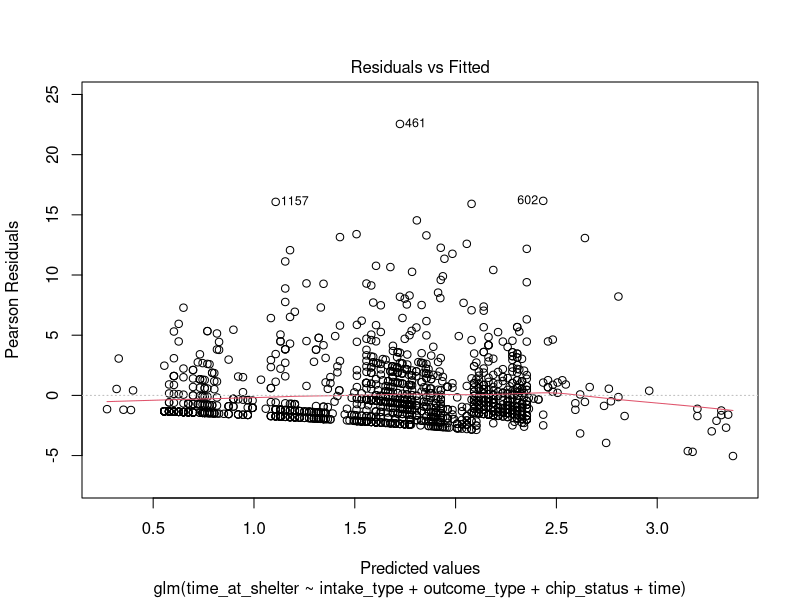
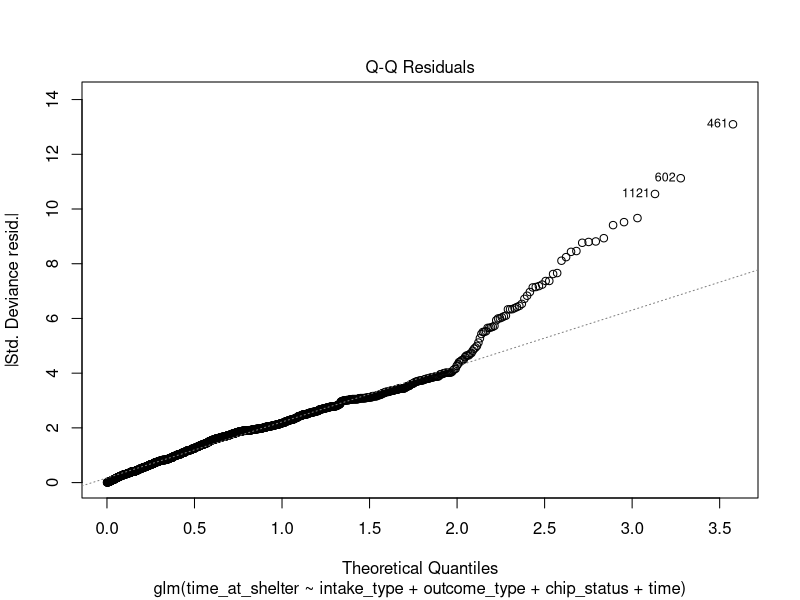
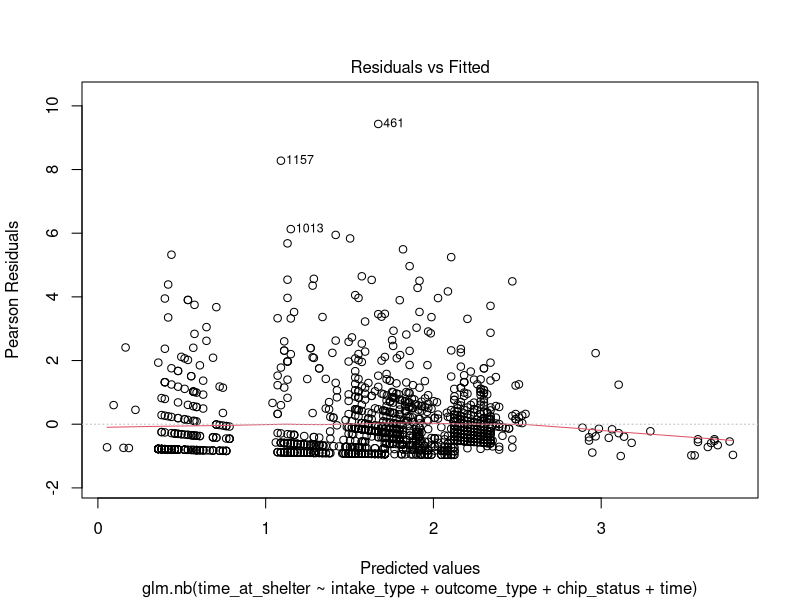
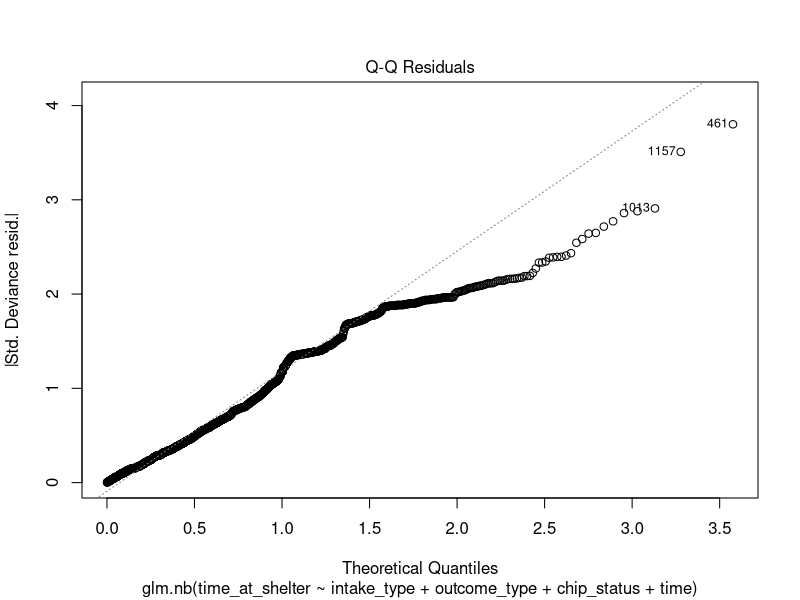
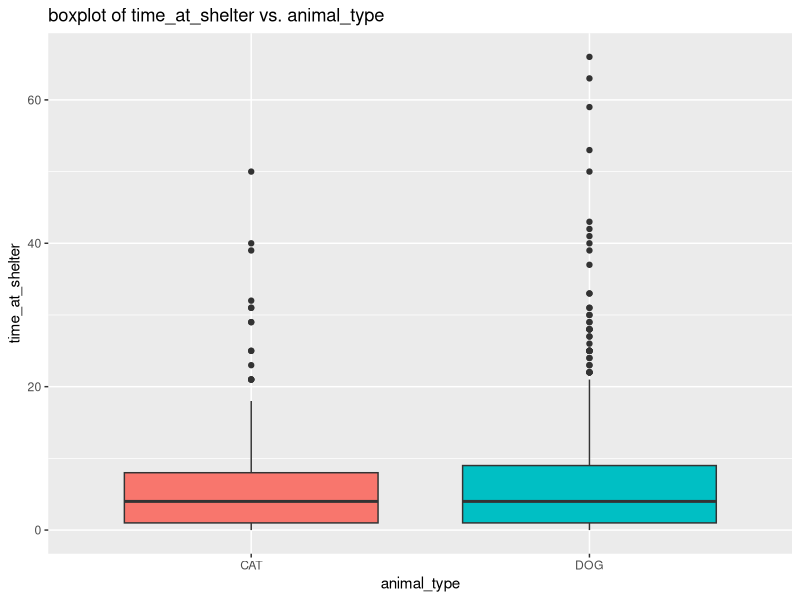
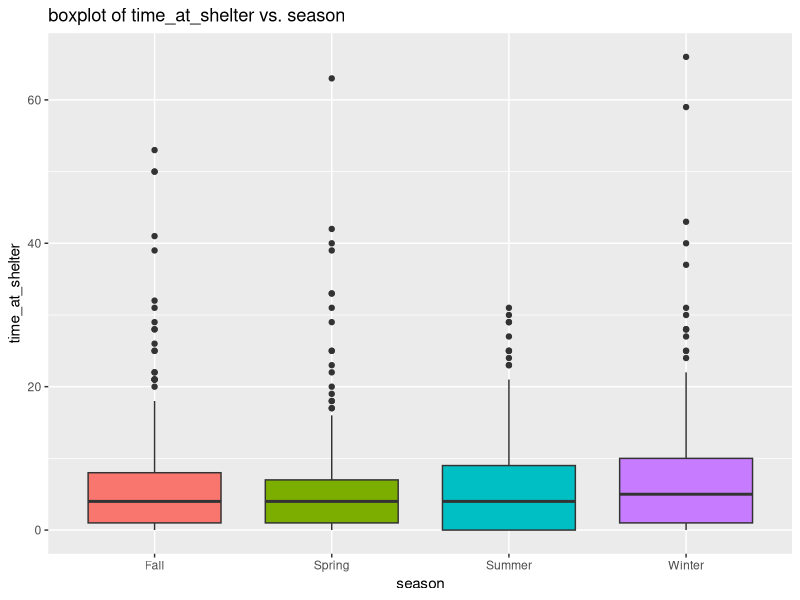
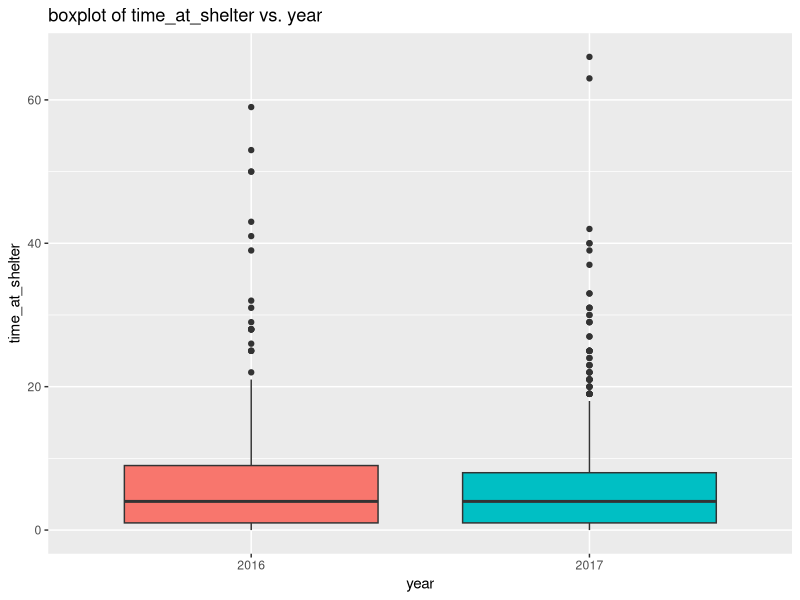
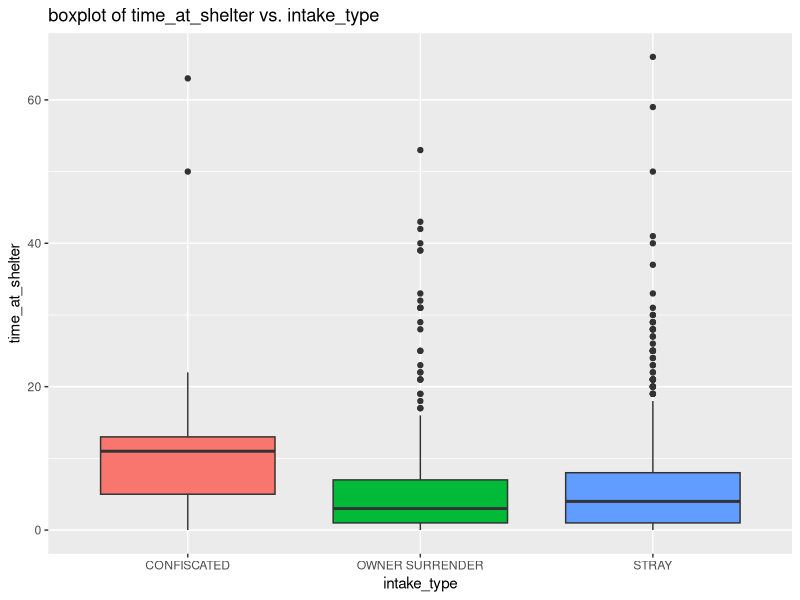

Source code (R) for these figures, in order:
## ---- chunk 1
library(dplyr)
library(MASS)
## ---- chunk 2
Animal <- read.csv("dataset16.csv")

Animal$year <- as.factor(Animal$year)
Animal$season <- ifelse(Animal$month %in% c(12, 1, 2), "Winter", Animal$month)
Animal$season <- ifelse(Animal$season %in% c(3, 4, 5), "Spring", Animal$season)
Animal$season <- ifelse(Animal$season %in% c(6, 7, 8), "Summer", Animal$season)
Animal$season <- ifelse(Animal$season %in% c(9, 10, 11), "Fall", Animal$season)
Animal$chip_status <- ifelse(Animal$chip_status == "SCAN CHIP", "Chip", "No Chip")
Animal <- subset(Animal, animal_type %in% c("CAT", "DOG"))
Animal$time <- Animal$month
Animal$time <- ifelse(Animal$year == 2017, Animal$month + 12, Animal$month)
## ---- chunk 3
# Full Model
poisson_model1 <- glm(time_at_shelter ~ animal_type + year + intake_type + outcome_type + chip_status + month, family = poisson, data = Animal)
summary(poisson_model1)
## ---- chunk 4
# Remove `animal_type`
poisson_model2 <- glm(time_at_shelter ~ year + intake_type + outcome_type + chip_status + month, family = poisson, data = Animal)
summary(poisson_model2)
## ---- chunk 5
# Include `time`
poisson_model3 <- glm(time_at_shelter ~ animal_type + intake_type + outcome_type + chip_status + time, family = poisson, data = Animal)
summary(poisson_model3)
## ---- chunk 6
# Remove `animal_type`
poisson_model4 <- glm(time_at_shelter ~ intake_type + outcome_type + chip_status + time, family = poisson, data = Animal)
summary(poisson_model4)
## ---- chunk 7
# Step Selection for Final Model
null.model <- glm(time_at_shelter ~ 1, family = poisson, data = Animal)
step.model <- step(null.model,scope = list(lower = null.model, upper = poisson_model3), direction = "both")
summary(step.model)
## ---- chunk 8
# Check Assumptions
residuals <- residuals(poisson_model4)

plot(poisson_model4, which = 1)
plot(poisson_model4, which = 2)
## ---- chunk 9
# Distribution Assumption
mean(Animal$time_at_shelter)
var(Animal$time_at_shelter)
## ---- chunk 10
# Full Model
negbin_model1 <- glm.nb(time_at_shelter ~ animal_type + intake_type + outcome_type + chip_status + year + month, data = Animal)
summary(negbin_model1)
## ---- chunk 11
# Use `season` to replace `month`
negbin_model2 <- glm.nb(time_at_shelter ~ animal_type + intake_type + outcome_type + chip_status + year + season, data = Animal)
summary(negbin_model2)
## ---- chunk 12
# Use `time` to replace `year` & `season`
negbin_model3 <- glm.nb(time_at_shelter ~ animal_type + intake_type + outcome_type + chip_status + time, data = Animal)
summary(negbin_model3)
## ---- chunk 13
# Remove `animal_type`
negbin_model4 <- glm.nb(time_at_shelter ~ intake_type + outcome_type + chip_status + time, data = Animal)
summary(negbin_model4)
## ---- chunk 14
# Step Selection for Final Model
null.model <- glm.nb(time_at_shelter ~ 1, data = Animal)
step.model <- step(null.model, scope = list(lower = null.model, upper = negbin_model3), direction = "both")
summary(step.model)
## ---- chunk 15
# Check Assumptions
residuals <- residuals(negbin_model4)

plot(negbin_model4, which = 1)
plot(negbin_model4, which = 2)
## ---- chunk 16
apply(Animal, 2, table)
## ---- chunk 17
library(skimr)
skim(Animal)
## ---- chunk 18
library(ggplot2)
ggplot(data = Animal, aes(x = animal_type, y = time_at_shelter, fill = animal_type))+
  geom_boxplot()+
  labs(x = "animal_type", y = "time_at_shelter")+
  theme(legend.position = "none")+
  ggtitle("boxplot of time_at_shelter vs. animal_type")
## ---- chunk 19
ggplot(data = Animal, aes(x = season, y = time_at_shelter, fill = season))+
  geom_boxplot()+
  labs(x = "season", y = "time_at_shelter")+
  theme(legend.position = "none")+
  ggtitle("boxplot of time_at_shelter vs. season")
## ---- chunk 20
ggplot(data = Animal, aes(x = year, y = time_at_shelter, fill = year))+
  geom_boxplot()+
  labs(x = "year", y = "time_at_shelter")+
  theme(legend.position = "none")+
  ggtitle("boxplot of time_at_shelter vs. year")
## ---- chunk 21
ggplot(data = Animal, aes(x = intake_type, y = time_at_shelter, fill = intake_type))+
  geom_boxplot()+
  labs(x = "intake_type", y = "time_at_shelter")+
  theme(legend.position = "none")+
  ggtitle("boxplot of time_at_shelter vs. intake_type")
## ---- chunk 22
ggplot(data = Animal, aes(x = outcome_type, y = time_at_shelter, fill = outcome_type))+
  geom_boxplot()+
  labs(x = "outcome_type", y = "time_at_shelter")+
  theme(legend.position = "none")+
  ggtitle("boxplot of time_at_shelter vs. outcome_type")
## ---- chunk 23
ggplot(data = Animal, aes(x = chip_status, y = time_at_shelter, fill = chip_status))+
  geom_boxplot()+
  labs(x = "chip_status", y = "time_at_shelter")+
  theme(legend.position = "none")+
  ggtitle("boxplot of time_at_shelter vs. chip_status")
## ---- chunk 24
ggplot(Animal, aes(x=time_at_shelter)) + 
  geom_density() +
  labs(title="Density Plot of Time at Shelter",
       x="Time at Shelter",
       y="Density")
## ---- chunk 25
ggplot(Animal, aes(x = outcome_type, y = time_at_shelter, fill = animal_type, colour = animal_type)) + 
  geom_bar(stat = "identity")
## ---- chunk 26
ggplot(Animal, aes(x = intake_type, y = time_at_shelter, fill = animal_type, colour = animal_type)) + 
  geom_bar(stat = "identity")
